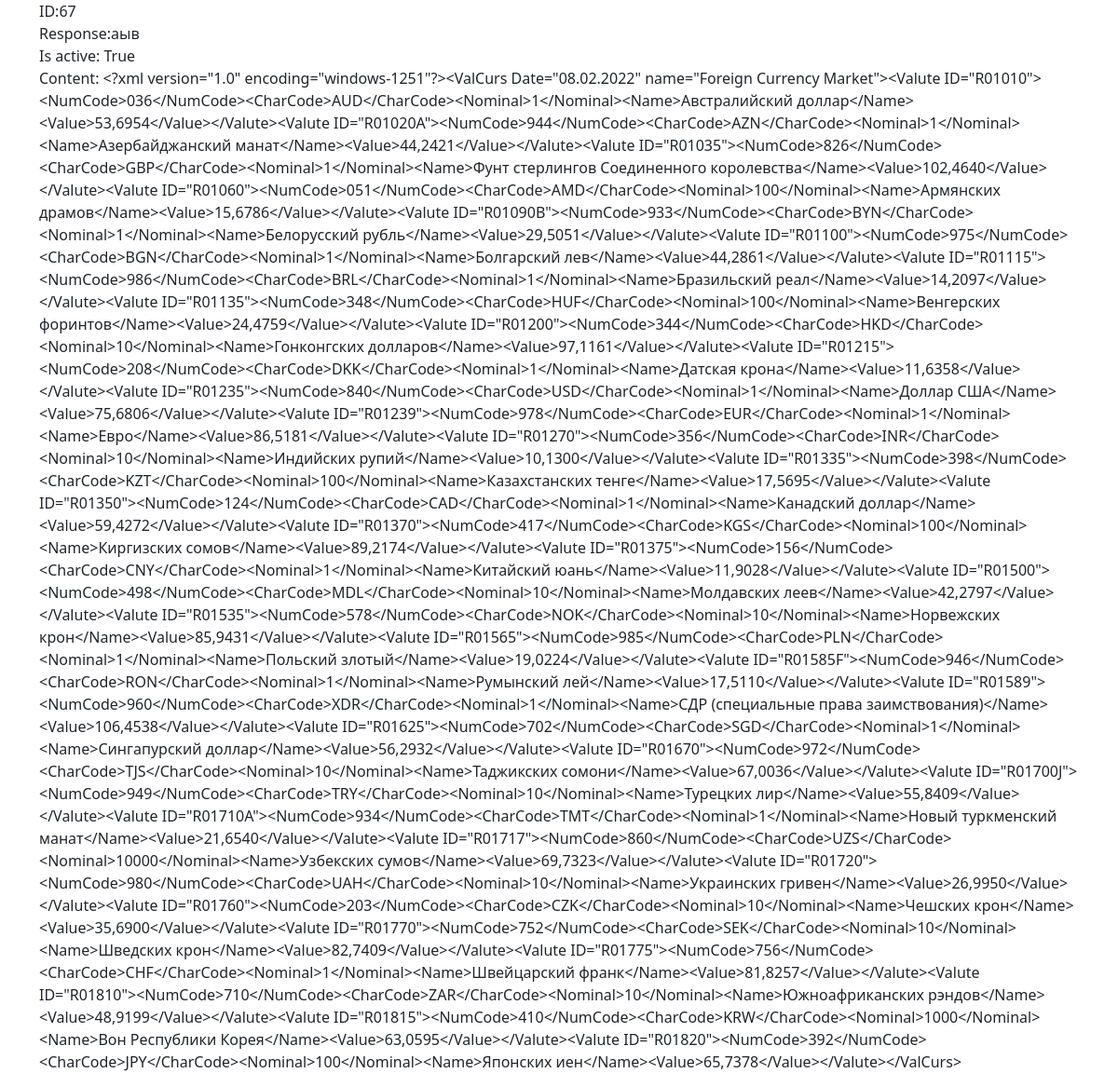
Page /api/v1/list/67/ on the earlier database version.
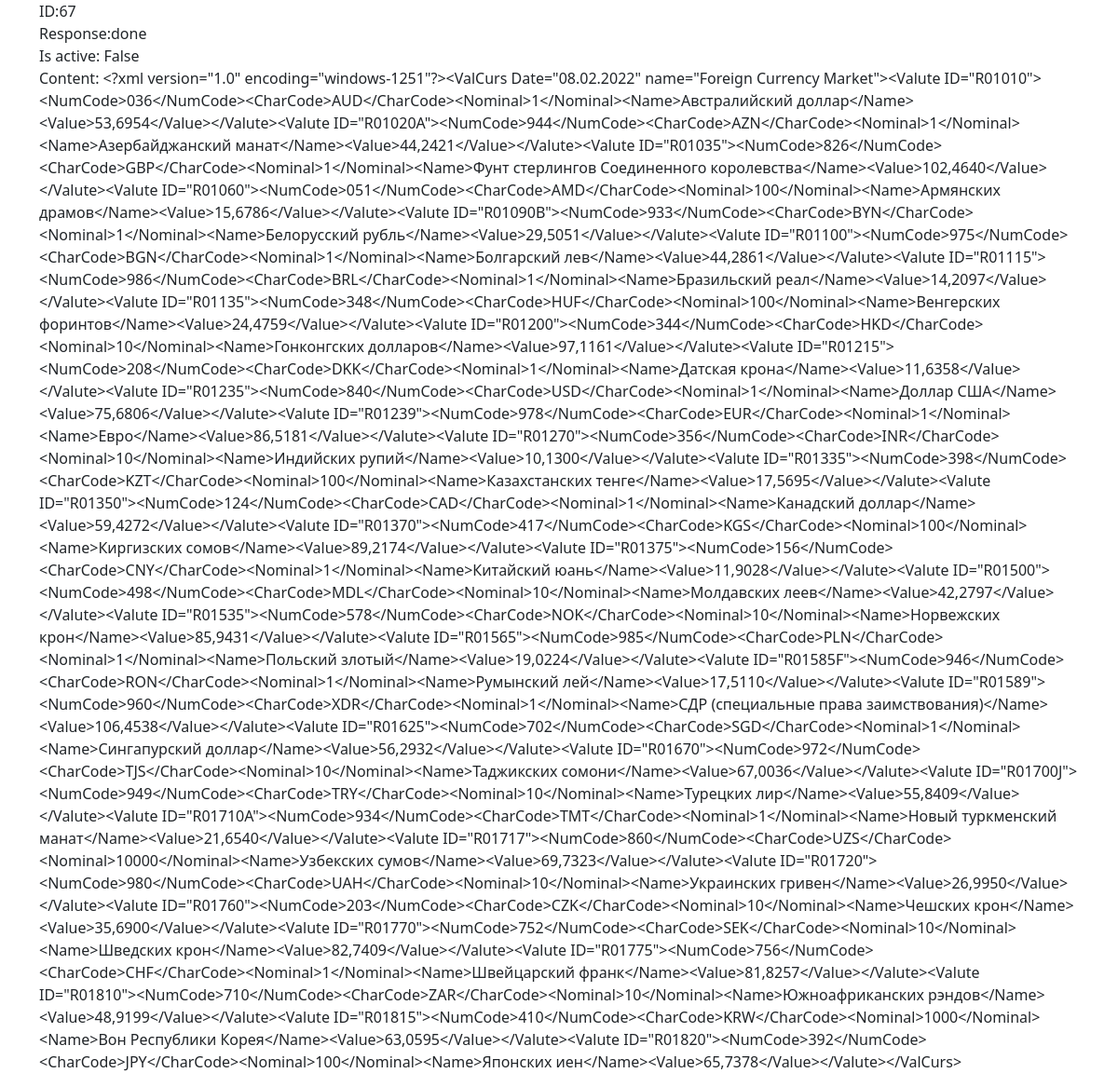
Same page on the later database version.
### task/models.py (models this page shows, shortened)
class Task(models.Model):
    CHOICES = (
        (1, 'Действие 1'),
        (2, 'Действие 2'),
        (3, 'Действие 3'),
        (4, 'Действие 4'),
        (5, 'Действие 5'),
    )
    url = models.CharField('url', max_length=150)
    content = models.TextField(blank=True)
    response = models.TextField(default=None, null=True)
    status = models.BooleanField('Выполнено', default=False)
    is_active = models.BooleanField(default=True)
    category = models.PositiveSmallIntegerField('Тип задачи', choices=CHOICES, null=True)
    started_at = models.DateTimeField(auto_now_add=True)
    finished_at = models.DateTimeField(default=None, null=True, blank=True)
    created_at = models.DateTimeField(editable=False)
    updated_at = models.DateTimeField(editable=False)
    deleted_at = models.DateTimeField(default=None, null=True, blank=True)
    user = models.ForeignKey(User, on_delete=models.SET_NULL, null=True)

### task/views.py (the view)
# urls.py: path('list/<int:pk>/', TaskDetailView.as_view(), name='task_id'),
class TaskDetailView(DetailView):
    model = Task
    template_name = 'tasks/task_detail.html'

### templates/tasks/task_detail.html
{% extends 'base.html' %}
{% block content %}
<div>ID:{{task.id}}</div>
<div>Response:{{task.response}}</div>
<div>Is active: {{task.is_active}}</div>
<div>Content: {{task.content}}</div>
{% endblock content%}

Differences in the rows shown:
changed Task id 67: response "аыв" → "done"; is_active "True" → "False"
